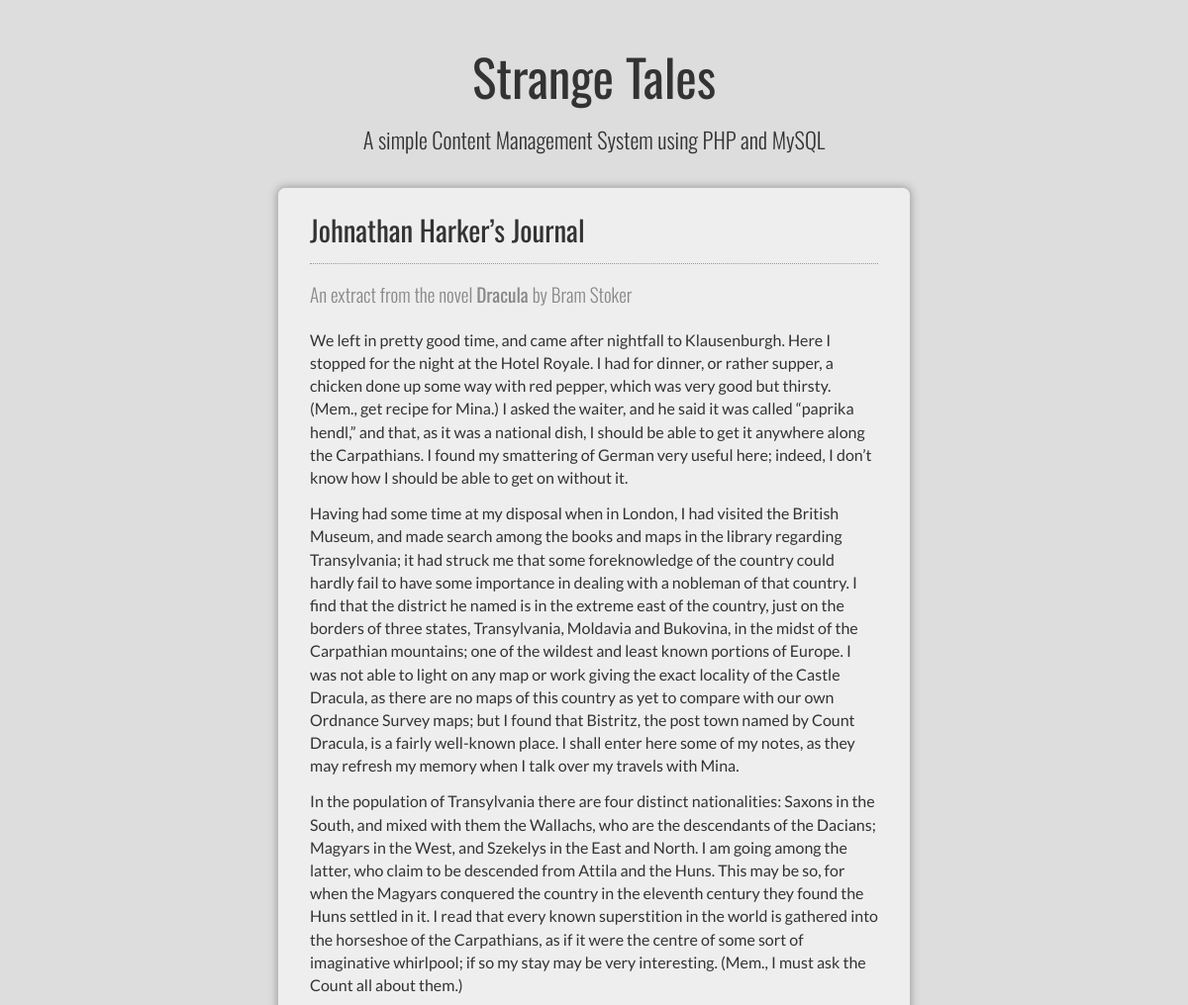
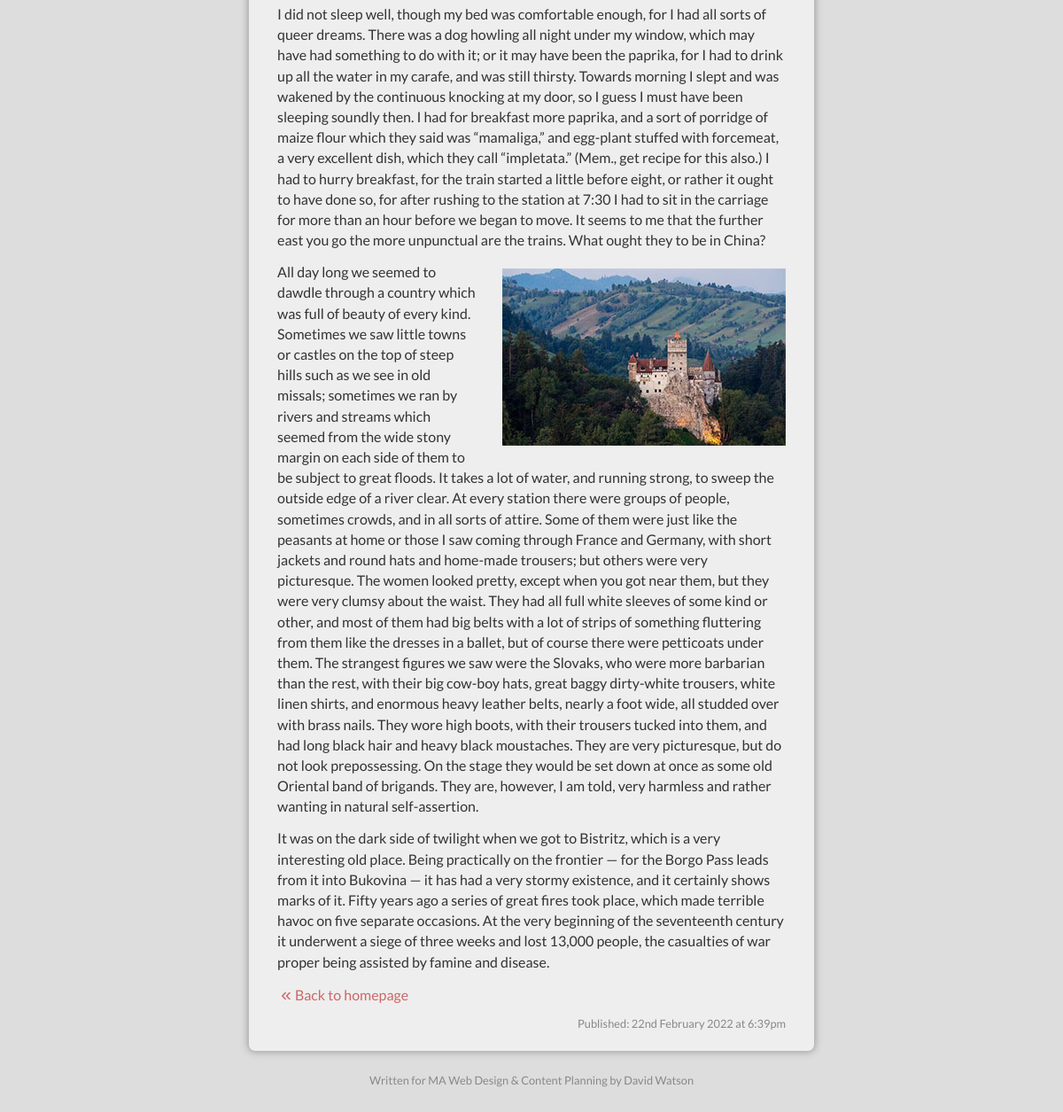
Screenshot of /activity2/article.php?id=8 with the database file from the repository (2 pictures, top to bottom).
### tables this page shows
CREATE TABLE `articles` (
  `article_id` int UNSIGNED NOT NULL,
  `headline` varchar(100) NOT NULL,
  `intro` text NOT NULL,
  `article` text NOT NULL,
  `author` varchar(50) NOT NULL,
  `novel` varchar(100) NOT NULL,
  `published` timestamp NOT NULL DEFAULT CURRENT_TIMESTAMP
);

### activity2/article.php (the view, shortened to what this page needs)
<?php
if (isset($_GET['id']) && filter_var($_GET['id'], FILTER_VALIDATE_INT)) {
    $article=$_GET['id'];
}else{
	header('HTTP/1.0 404 Not Found');
	exit("<h1>Not Found</h1>\n<p>The submitted data is not valid.</p>");
}
$host     = "localhost";
$user     = "*********";
$password = "*********";
$name     = "*********";
$conn = mysqli_connect($host, $user, $password, $name) or die ("Cannot connect to database.");
$query = "SELECT article_id, headline, article, author, novel, published FROM articles WHERE article_id = $article";
$result = mysqli_query($conn, $query) or die ("Error querying database.");
$row = mysqli_fetch_array($result);
$headline = $row['headline'];
$article = $row['article'];
$author = $row['author'];
$novel = $row['novel'];
$date = $row['published'];
$timestamp = strtotime($date);
$display_date = date('jS F Y', $timestamp);
$display_time = date('g:ia', $timestamp);
?>
<!DOCTYPE html>
<html lang="en">
	<head>
		<link rel="stylesheet" href="style/style.css">
	</head>
	<body>
		<header>
			<h1>Strange Tales</h1>
    		<p>A simple Content Management System using PHP and MySQL</p>
    	</header>
    	<main>
<?php
echo "            <article>\n";
echo "                <header>\n";
echo "                    <h2>$headline</h2>\n";
echo "                    <p><cite>An extract from the novel <b>$novel</b> by $author</cite></p>\n";
echo "                </header>\n";
echo "$article\n";
echo "                <p><a href=\"index.php\"><span class=\"arrow\">&laquo;</span>Back to homepage</a></p>\n";
echo "                <footer>Published: $display_date at $display_time</footer>\n";
echo "            </article>\n";
?>
		</main>
		<footer>Written for MA Web Design &amp; Content Planning by David Watson</footer>
	</body>
</html>

### activity2/style/style.css (style rules this page uses)
html, body, div, span, applet, object, iframe, h1, h2, h3, h4, h5, h6, p, blockquote, pre, a, abbr, acronym, address, big, cite, code, del, dfn, em, img, ins, kbd, q, s, samp, small, strike, strong, sub, sup, tt, var, b, u, i, center, dl, dt, dd, ol, ul, li, fieldset, form, label, legend, table, caption, tbody, tfoot, thead, tr, th, td, article, aside, canvas, details, embed, figure, figcaption, footer, header, hgroup, menu, nav, output, ruby, section, summary, time, mark, audio, video { margin: 0; padding: 0; border: 0; font-size: 100%; font: inherit; vertical-align: baseline; }
article, aside, details, figcaption, figure, footer, header, hgroup, menu, nav, section { display: block; }
body { line-height: 1; }
html { box-sizing: border-box; }
*, *:before, *:after { box-sizing: inherit; }
body { font-family: Lato, Calibri, Tahoma, Geneva, sans-serif; color: #333; background: #ddd; }
header, main, footer { max-width: 640px; margin: 0 auto; }
header, footer { padding: 0 1.0em; }
header { margin-top: 3.0em; }
main { max-width: 640px; margin-top: 2.0em; margin-bottom: 1.5em; }
footer { color: #888; font-size: 0.8em; text-align: center; margin-bottom: 3.0em; }
footer:not(article footer) { line-height: 1.4; }
h1, h2, h1+p { font-family: Oswald, Tahoma, Geneva, sans-serif; color: #333; }
h1 { font-size: 3.2em; line-height: 1.15; }
h1, h1+p { text-align: center; }
h1+p { font-size: 1.4em; font-weight: 300; padding: 0 1.0em; }
h2 { font-size: 1.8em; line-height: 1.25; }
p { margin-top: 0.8em; line-height: 1.45em; }
strong, b { font-weight: 400; }
article { padding: 1.5em 1.0em; border: 1px solid #bbb; border-radius: 0; margin: 1.5em 0; background: #eee; }
article:first-of-type { margin-top: 2.0em; }
article header { padding: 0; margin-top: 0; }
article footer { text-align: right; padding: 0; margin-top: 1.2em; margin-bottom: 0; }
article h2+p { color: #888; font-size: 0.8em; padding-top: 0.8em; border-top: 1px dotted #999; margin-top: 1.2em; }
article h2+p > cite { font-family: Oswald, Tahoma, Geneva, sans-serif; font-size: 1.5em; font-weight: 300; line-height: 2.2; }
img { display: block; margin: 0.5em auto 0.7em; }
a { text-decoration: none; }
a:link, a:visited { color: #c66; }
.arrow { font-family: Arial, Helvetica, sans-serif; font-size: 1.3em; margin: 0 0.2em; }
@media (min-width: 640px) { header, footer { padding: 0 2.0em; } }
@media (min-width: 640px) { article { padding: 1.5em 2.0em; border-radius: 8px; box-shadow: 0 0 8px #999; } }
@media (min-width: 640px) { img { display: inline; float:right; margin: 0.5em 0 0.4em 1.5em; } }

### rows the page displays
articles: headline "Johnathan Harker’s Journal", novel "Dracula", author "Bram Stoker", article "We left in pretty good time, and came after nightfall to Klausenburgh. Here I stopped for the night at the Hotel Royale. I had for dinner, or rather supper, a chicken done up some way with red pepper, which was very good but thirsty. (Mem., get recipe for Mina.) I asked the waiter, and he said it was called “paprika hendl,” and that, as it was a national dish, I should be able to get it anywhere along the Carpathians. I found my smattering of German very useful here; indeed, I don’t know how I should be able to get on without it. Having had some time at my disposal when in London, I had visited the British Museum, and made search among the books and maps in the library regarding…", article (picture), published "22nd February 2022", published "6:39pm"
